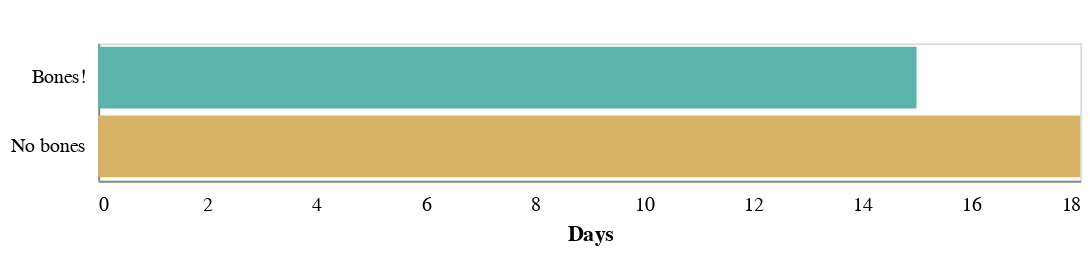

Notebook code cell kept with this figure:
### Markdown cell above
### Simple bar chart explaining the count of day types

### Code cell
alt.Chart(days, title=" ").mark_bar().encode(
    y=alt.Y("bones_nobones", title="", axis=alt.Axis(tickCount=0, tickColor="#ffffff")),
    x=alt.X(
        "count",
        title="Days",
        axis=alt.Axis(grid=False, tickCount=6, tickColor="#ffffff"),
    ),
    color=alt.Color(
        "bones_nobones",
        title="",
        legend=None,
        scale=alt.Scale(domain=["Bones!", "No bones"], range=["#5ab4ac", "#d8b365"]),
    ),
).properties(width=500, height=70)

### Figure 1 — Vega-Lite specification as saved in the notebook (floating-point values rounded to 4 significant figures)
{"config": {"view": {"continuousWidth": 400, "continuousHeight": 300}}, "data": {"name": "data-71437ff959daf0407b6a19cdaca27c6e"}, "mark": "bar", "encoding": {"color": {"type": "nominal", "field": "bones_nobones", "legend": null, "scale": {"domain": ["Bones!", "No bones"], "range": ["#5ab4ac", "#d8b365"]}, "title": ""}, "x": {"type": "quantitative", "axis": {"grid": false, "tickColor": "#ffffff", "tickCount": 6}, "field": "count", "title": "Days"}, "y": {"type": "nominal", "axis": {"tickColor": "#ffffff", "tickCount": 0}, "field": "bones_nobones", "title": ""}}, "height": 70, "title": " ", "width": 500, "$schema": "https://vega.github.io/schema/vega-lite/v4.8.1.json", "datasets": {"data-71437ff959daf0407b6a19cdaca27c6e": [{"bones_nobones": "Bones!", "count": 15}, {"bones_nobones": "No bones", "count": 18}]}}
